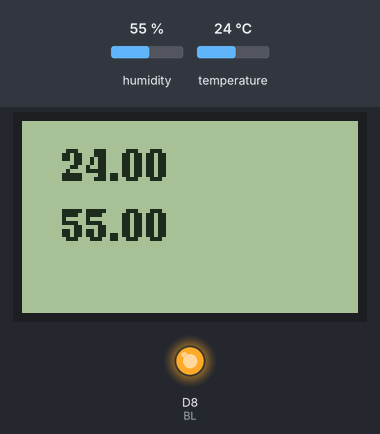
Recording of a sketch running on a simulated ESP8266 (NodeMCU). On the bench: 84×48 one-colour display, output pins drawn as LEDs (lit = HIGH). The inputs (shaded band) are chosen by the test bench; at power-on: humidity 55 %, temperature 24 °C.

Above: at 2.8 s.
2.9 s: humidity set to 22 %
At 3.4 s:
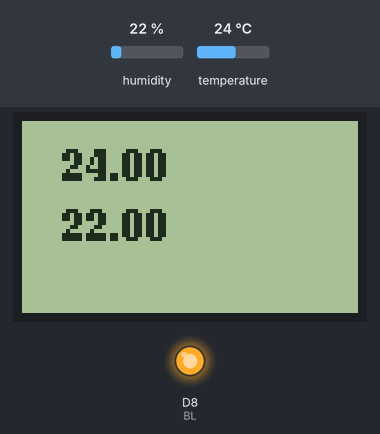
4.5 s: temperature set to 12 °C
At 5.4 s:
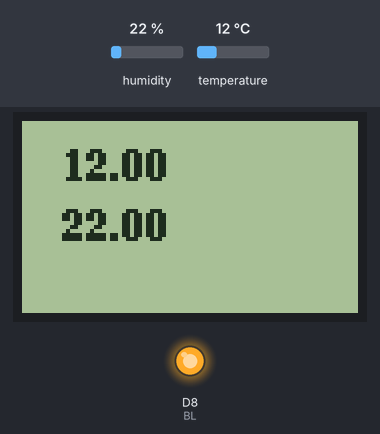
6.6 s: humidity set to 40 %
At 8.3 s:
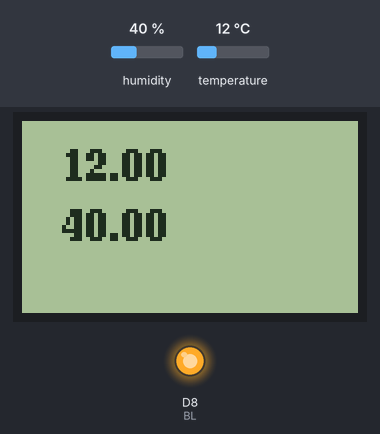
8.6 s: temperature set to 19 °C
At 10.6 s:
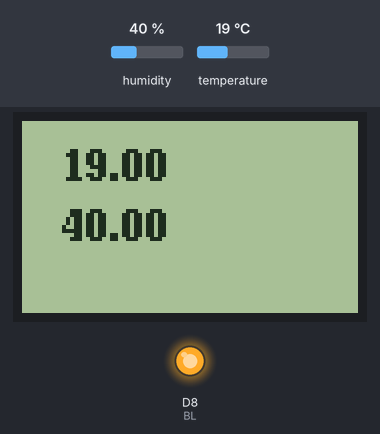
Timing chart, 0 to 11.7 s (numbered marks = the images above; inputs shaded):
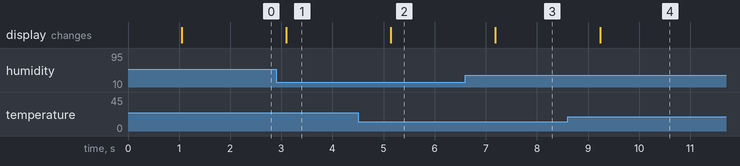

Measured:
- after the input at 2.9 s, the display: changes after 0.20 s (image 1)
- after the input at 4.5 s, the display: changes after 0.64 s (image 2)
- after the input at 6.6 s, the display: changes after 0.59 s (image 3)
- after the input at 8.6 s, the display: changes after 0.64 s (image 4)

The sketch:

NodeMCU_PCD8544.ino
```cpp
#include <Arduino.h>
#include <U8g2lib.h>

#include "DHTesp.h"

DHTesp dht;

#ifdef U8X8_HAVE_HW_SPI
#include <SPI.h>
#endif
#ifdef U8X8_HAVE_HW_I2C
#include <Wire.h>
#endif


#define BL D8

U8G2_PCD8544_84X48_1_4W_HW_SPI u8g2(U8G2_R0, /* cs=*/ D2, /* dc=*/ D3, /* reset=*/ D1);						// Nokia 5110 Display


void setup(void) {
  pinMode(BL, OUTPUT);
  u8g2.begin();

  dht.setup(D0, DHTesp::DHT11);
  digitalWrite(BL, HIGH);
}

void loop(void) {
  delay(dht.getMinimumSamplingPeriod());

  float humidity = dht.getHumidity();
  float temperature = dht.getTemperature();

  u8g2.firstPage();
  do {
    u8g2.setFont(u8g2_font_ncenB08_tr);
    u8g2.setCursor(10, 15);
    u8g2.print(temperature);
    u8g2.setCursor(10, 30);
    u8g2.print(humidity);
  } while ( u8g2.nextPage() );
  //delay(1000);

}
```
